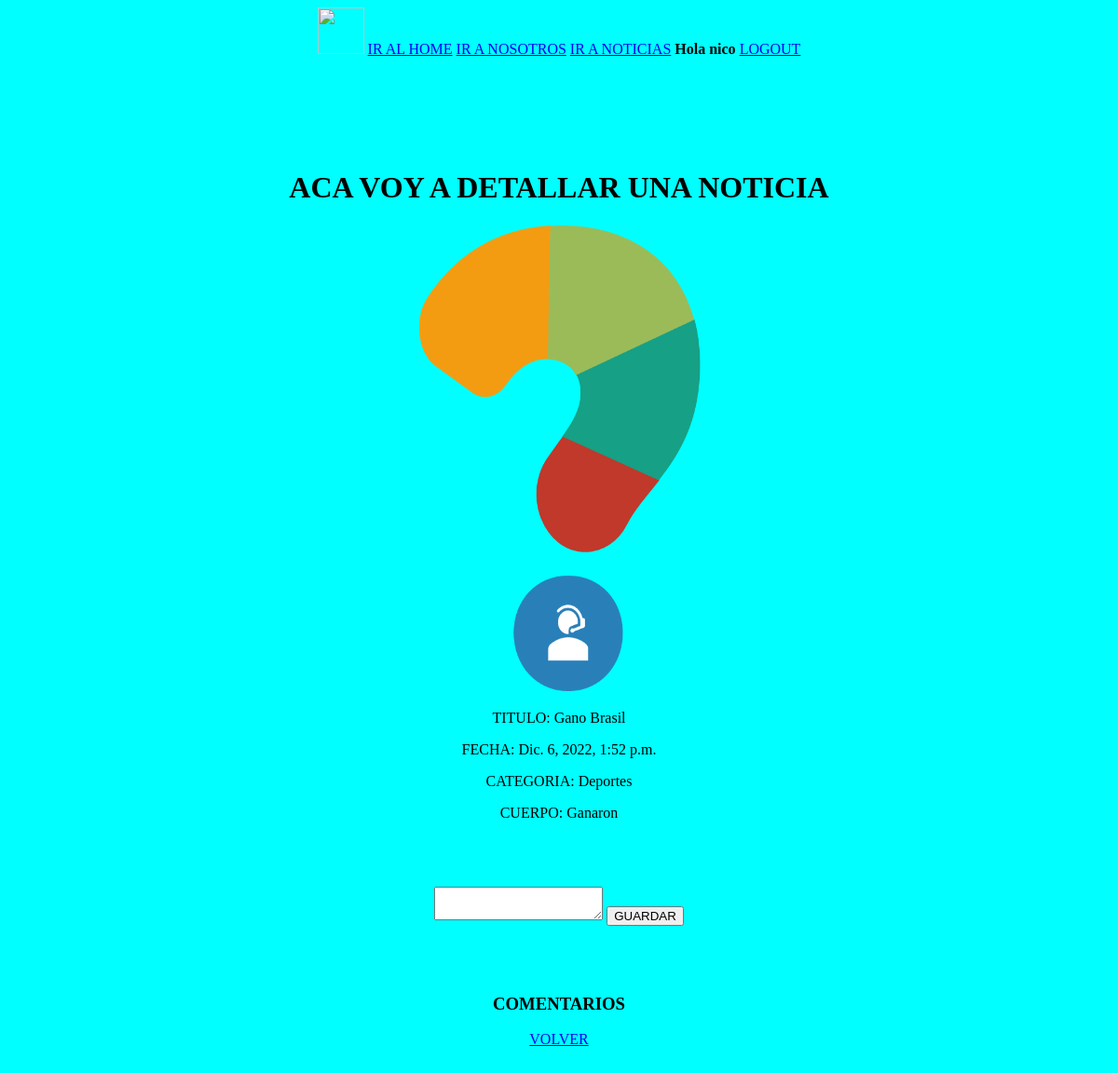
The page /Noticias/Detalle/2 (signed in) on the database its author committed.
### apps/usuarios/models.py (models this page shows)
class Usuario(AbstractUser):
	pass

### apps/noticias/models.py (models this page shows, shortened)
class Noticia(models.Model):
	titulo = models.CharField(max_length = 150)
	cuerpo = models.TextField()
	imagen = models.ImageField(upload_to = 'noticias')
	categoria_noticia = models.ForeignKey(Categoria, on_delete = models.CASCADE)
	fecha = models.DateTimeField(auto_now_add=True)

class Categoria(models.Model):
	nombre = models.CharField(max_length = 60)
	def __str__(self):
		return self.nombre

### apps/noticias/views.py (the view)
# urls.py: path('Detalle/<int:pk>', views.Detalle_Noticias, name = 'detalle'),
@login_required
def Detalle_Noticias(request, pk):
	contexto = {}
	n = Noticia.objects.get(pk = pk) #RETORNA SOLO UN OBEJTO
	contexto['noticia'] = n
	c = Comentario.objects.filter(noticia = n)
	contexto['comentarios'] = c
	return render(request, 'noticias/detalle.html',contexto)

### templates/noticias/detalle.html (shortened to what this page needs)
{% extends 'base.html' %}
{% load static %}
{% block contenido %}
	<h1>ACA VOY A DETALLAR UNA NOTICIA</h1>
		<img src="{{noticia.imagen.url}}" width="500" height="500">
		<p>TITULO: {{noticia.titulo}}</p>
		<p>FECHA: {{noticia.fecha}}</p>
		<p>CATEGORIA: {{noticia.categoria_noticia}}</p>
		<p>CUERPO: {{noticia.cuerpo}}</p>
		<br><br>
		<br>
		<form method="POST" action="{% url 'noticias:comentar' %}">{% csrf_token %}
			<textarea name="comentario" maxlength="1500"> </textarea>
			<input type="submit" value="GUARDAR">
		</form>
		<br><br><br>
		<h3>COMENTARIOS</h3>
		<a href="{% url 'noticias:listar' %}">VOLVER</a>
{% endblock contenido %}

### templates/base.html (shortened to what this page needs)
{% load static %}
<!DOCTYPE html>
<html>
<head>
	<link rel="stylesheet" type="text/css" href="{% static 'css/main.css' %}">
</head>
<body class="contenedor">
	<div class="centrar">
		<img src="{% static 'img/logo.png' %}" width="50px" height="50px">
		<a href="{% url 'home' %}">IR AL HOME</a>
		<a href="{% url 'nosotros' %}">IR A NOSOTROS</a>
		<a href="{% url 'noticias:listar' %}">IR A NOTICIAS</a>
		{% if user.is_authenticated %}
			<strong>Hola {{ user.username }}</strong>
			<a href="{% url 'logout' %}">LOGOUT</a>
		{% else %}
			<a href="{% url 'login' %}">LOGIN</a>
			<a href="{% url 'usuarios:registro' %}">Registrar</a>
		{% endif %}
	</div>
	<div class="bloque">
	{% block contenido %}
	{% endblock contenido %}
	</div>
</body>
</html>

### static/css/main.css (style rules this page uses)
.contenedor { background-color: aqua; }
.centrar { text-align: center; }
.bloque { text-align: center; padding: 100px; }

### rows shown on the page
Usuario: username "nico"
Noticia: imagen (picture), titulo "Gano Brasil", fecha "Dic. 6, 2022, 1:52 p.m.", categoria_noticia "Deportes", cuerpo "Ganaron"
